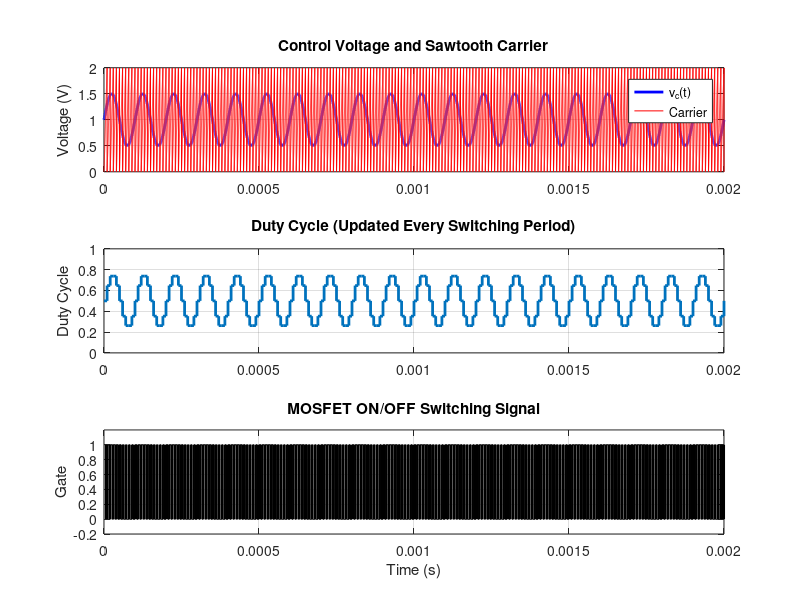

Write the MATLAB code that produced this figure.
clc;
clear;
close all;

%% Parameters
fs = 100e3;              % Switching frequency
Ts = 1/fs;

fc = fs/10;                % Control signal frequency
Vm = 2;                  % Ramp peak voltage

dt = Ts/500;             % Simulation time step
t = 0:dt:2e-3;           % 2 ms simulation

%% Continuous controller output
vc = 1 + 0.5*sin(2*pi*fc*t);

%% Sawtooth carrier
carrier = mod(t,Ts)/Ts*Vm;

%% PWM generation
gate = vc > carrier;

%% Duty cycle sampled every switching period
ts = 0:Ts:2e-3;
vc_sample = 1 + 0.5*sin(2*pi*fc*ts);
duty = vc_sample/Vm;

%% Plot
figure('Position',[100 100 1000 700])

subplot(3,1,1)
plot(t,vc,'b','LineWidth',2)
hold on
plot(t,carrier,'r')
ylabel('Voltage (V)')
title('Control Voltage and Sawtooth Carrier')
legend('v_c(t)','Carrier')
grid on

subplot(3,1,2)
stairs(ts,duty,'LineWidth',2)
ylim([0 1])
ylabel('Duty Cycle')
title('Duty Cycle (Updated Every Switching Period)')
grid on

subplot(3,1,3)
plot(t,gate,'k','LineWidth',1.5)
ylim([-0.2 1.2])
xlabel('Time (s)')
ylabel('Gate')
title('MOSFET ON/OFF Switching Signal')
grid on
